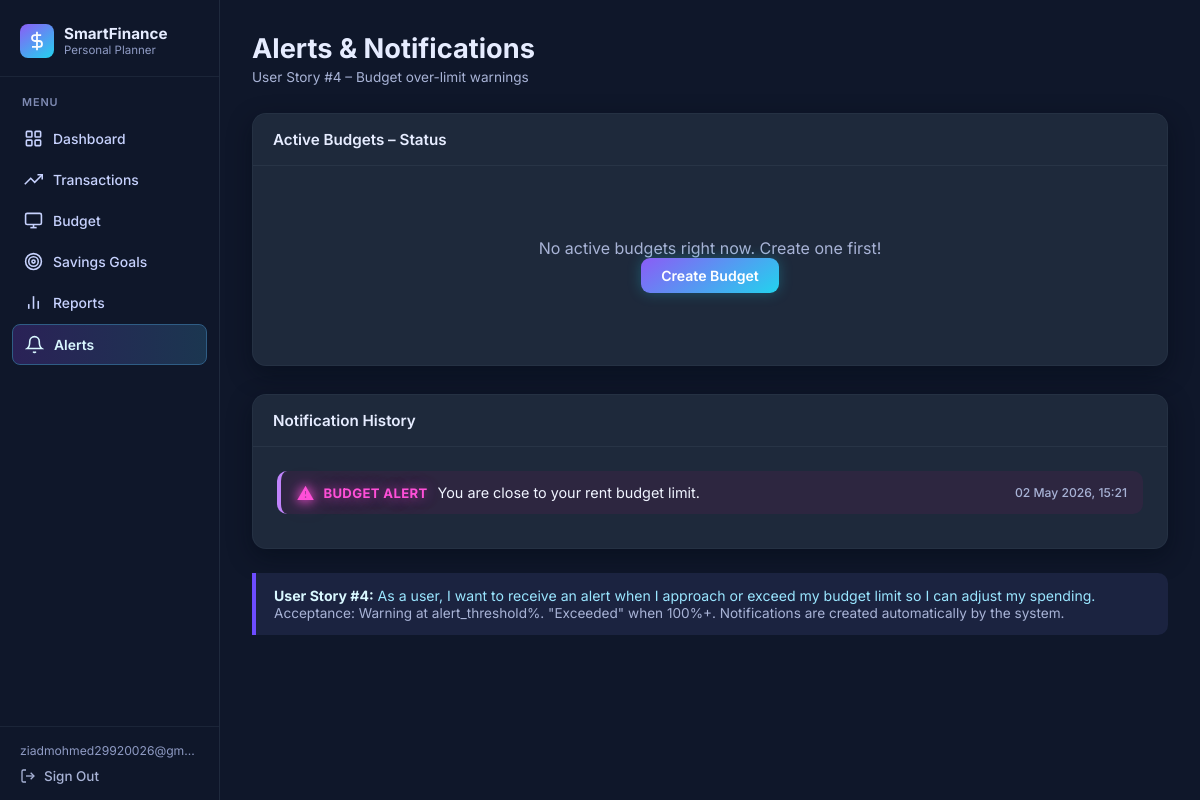
Screenshot of /alerts/ (signed in) with the database file from the repository.
### budget/models.py (models this page shows, shortened)
class Notification(models.Model):
    TYPE_CHOICES = [
        ('BUDGET_ALERT',    'Budget Alert'),
        ('BUDGET_EXCEEDED', 'Budget Exceeded'),
        ('GOAL_COMPLETED',  'Goal Completed'),
        ('INFO',            'Info'),
    ]
    user       = models.ForeignKey(User, on_delete=models.CASCADE)
    message    = models.TextField()
    notif_type = models.CharField(max_length=20, choices=TYPE_CHOICES, default='INFO')
    is_read    = models.BooleanField(default=False)
    created_at = models.DateTimeField(auto_now_add=True)
    class Meta:
        ordering = ['-created_at']

### budget/views.py (the view)
# urls.py: path('alerts/', views.alerts_view, name='alerts'),
@login_required
def alerts_view(request):
    today = timezone.localdate()
    notifications = Notification.objects.filter(user=request.user)
    notifications.filter(is_read=False).update(is_read=True)
    budgets = Budget.objects.filter(user=request.user, start_date__lte=today, end_date__gte=today)
    budget_statuses = [{'budget': b, 'status': b.check_limit(), 'percentage': b.get_percentage()} for b in budgets]
    return render(request, 'budget/alerts.html', {
        'notifications': notifications,
        'budget_statuses': budget_statuses,
    })

### budget/templates/budget/alerts.html (shortened to what this page needs)
{% extends 'budget/base.html' %}
{% block content %}
<div class="page-header">
    <div>
        <h2>Alerts &amp; Notifications</h2>
        <p>User Story #4 – Budget over-limit warnings</p>
    </div>
</div>
<div class="card" style="margin-bottom:28px;">
    <div class="card-header">Active Budgets – Status</div>
    <div class="card-body">
        {% if budget_statuses %}
            {% for item in budget_statuses %}
            <div class="active-budget-item" style="padding-bottom:14px; border-bottom:1px solid #2a3458;">
                <div class="active-budget-top">
                    <div class="active-budget-name">
                        <span>{{ item.budget.category }}</span>
                    </div>
                    <span class="active-budget-amount">Spent: {{ item.budget.spent_amount }} EGP</span>
                    <span class="active-budget-percent">{{ item.percentage }}%</span>
                </div>
                <div class="active-budget-bottom">
                    <div class="progress-wrap">
                        <div class="progress-bar progress-blue"
                             data-width="{{ item.percentage }}"></div>
                    </div>
                    {% if item.status == 'exceeded' %}
                        <span class="budget-chip budget-chip-high">Exceeded</span>
                    {% elif item.status == 'warning' %}
                        <span class="budget-chip budget-chip-medium">Warning</span>
                    {% else %}
                        <span class="budget-chip budget-chip-low">OK</span>
                    {% endif %}
                </div>
                <div style="display:flex; justify-content:flex-end; margin-top:6px; font-size:0.78rem; color:#9fb0d3;">
                    Limit: {{ item.budget.limit_amount }} EGP
                </div>
            </div>
            {% endfor %}
        {% else %}
            <div class="empty-state">
                <p>No active budgets right now. Create one first!</p>
                <a href="{% url 'create_budget' %}" class="btn btn-primary">Create Budget</a>
            </div>
        {% endif %}
    </div>
</div>
<div class="card">
    <div class="card-header">Notification History</div>
    <div class="card-body">
        {% if notifications %}
            {% for n in notifications %}
            <div class="alert notif-history-alert {% if 'exceeded' in n.message|lower %}alert-error{% else %}alert-warning{% endif %}"
                 style="margin-bottom:10px;">
                <span class="warning-triangle warning-triangle--inline" aria-hidden="true">&#9888;</span>
                <div class="notif-body">
                    <strong class="notif-type-line">{{ n.get_notif_type_display }}</strong>
                    <span class="notif-msg-line">{{ n.message }}</span>
                    <small class="text-muted notif-time">{{ n.created_at|date:"d M Y, H:i" }}</small>
                </div>
            </div>
            {% endfor %}
        {% else %}
            <p class="text-muted" style="text-align:center; padding:20px;">
                No notifications yet. They will appear here when you approach a budget limit.
            </p>
        {% endif %}
    </div>
</div>
<div class="info-box">
    <strong>User Story #4:</strong> As a user, I want to receive an alert when I approach
    or exceed my budget limit so I can adjust my spending.<br>
    <span class="text-muted">
        Acceptance: Warning at alert_threshold%. "Exceeded" when 100%+.
        Notifications are created automatically by the system.
    </span>
</div>
{% endblock %}

### budget/templates/budget/base.html (shortened to what this page needs)
<!DOCTYPE html>
<html lang="en">
<head>
</head>
<body>
{% if user.is_authenticated %}
<aside class="sidebar">
    <div class="sidebar-brand">
        <div class="brand-icon">
            <svg viewBox="0 0 24 24" fill="none" stroke="currentColor" stroke-width="2">
                <line x1="12" y1="1" x2="12" y2="23"/><path d="M17 5H9.5a3.5 3.5 0 0 0 0 7h5a3.5 3.5 0 0 1 0 7H6"/>
            </svg>
        </div>
        <div class="brand-text">
            <div class="brand-name">SmartFinance</div>
            <div class="brand-sub">Personal Planner</div>
        </div>
    </div>
    <nav class="sidebar-nav">
        <div class="nav-section-label">Menu</div>
        <a href="{% url 'dashboard' %}"
           class="nav-item {% if request.resolver_match.url_name == 'dashboard' %}active{% endif %}">
            <svg class="nav-icon" viewBox="0 0 24 24" fill="none" stroke="currentColor" stroke-width="2">
                <rect x="3" y="3" width="7" height="7" rx="1"/><rect x="14" y="3" width="7" height="7" rx="1"/>
                <rect x="14" y="14" width="7" height="7" rx="1"/><rect x="3" y="14" width="7" height="7" rx="1"/>
            </svg>
            Dashboard
        </a>
        <a href="{% url 'transaction_list' %}"
           class="nav-item {% if request.resolver_match.url_name == 'transaction_list' or request.resolver_match.url_name == 'add_transaction' %}active{% endif %}">
            <svg class="nav-icon" viewBox="0 0 24 24" fill="none" stroke="currentColor" stroke-width="2">
                <polyline points="23 6 13.5 15.5 8.5 10.5 1 18"/><polyline points="17 6 23 6 23 12"/>
            </svg>
            Transactions
        </a>
        <a href="{% url 'budget_list' %}"
           class="nav-item {% if request.resolver_match.url_name == 'budget_list' or request.resolver_match.url_name == 'create_budget' %}active{% endif %}">
            <svg class="nav-icon" viewBox="0 0 24 24" fill="none" stroke="currentColor" stroke-width="2">
                <rect x="2" y="3" width="20" height="14" rx="2"/><line x1="8" y1="21" x2="16" y2="21"/>
                <line x1="12" y1="17" x2="12" y2="21"/>
            </svg>
            Budget
        </a>
        <a href="{% url 'goals' %}"
           class="nav-item {% if request.resolver_match.url_name == 'goals' or request.resolver_match.url_name == 'contribute' %}active{% endif %}">
            <svg class="nav-icon" viewBox="0 0 24 24" fill="none" stroke="currentColor" stroke-width="2">
                <circle cx="12" cy="12" r="10"/><circle cx="12" cy="12" r="6"/><circle cx="12" cy="12" r="2"/>
            </svg>
            Savings Goals
        </a>
        <a href="{% url 'reports' %}"
           class="nav-item {% if request.resolver_match.url_name == 'reports' %}active{% endif %}">
            <svg class="nav-icon" viewBox="0 0 24 24" fill="none" stroke="currentColor" stroke-width="2">
                <line x1="18" y1="20" x2="18" y2="10"/><line x1="12" y1="20" x2="12" y2="4"/>
                <line x1="6" y1="20" x2="6" y2="14"/>
            </svg>
            Reports
        </a>
        <a href="{% url 'alerts' %}"
           class="nav-item {% if request.resolver_match.url_name == 'alerts' %}active{% endif %}">
            <svg class="nav-icon" viewBox="0 0 24 24" fill="none" stroke="currentColor" stroke-width="2">
                <path d="M18 8A6 6 0 0 0 6 8c0 7-3 9-3 9h18s-3-2-3-9"/>
                <path d="M13.73 21a2 2 0 0 1-3.46 0"/>
            </svg>
            Alerts
        </a>
    </nav>
    <div class="sidebar-footer">
        <div class="sidebar-user-name">{{ user.email|default:user.username }}</div>
        <a href="{% url 'logout' %}" class="sidebar-signout">
            <svg width="16" height="16" viewBox="0 0 24 24" fill="none" stroke="currentColor" stroke-width="2">
                <path d="M9 21H5a2 2 0 0 1-2-2V5a2 2 0 0 1 2-2h4"/>
                <polyline points="16 17 21 12 16 7"/><line x1="21" y1="12" x2="9" y2="12"/>
            </svg>
            Sign Out
        </a>
    </div>
</aside>
<div class="main-wrapper">
{% endif %}
<main>
    {% block content %}{% endblock %}
</main>
{% if user.is_authenticated %}
</div>
{% else %}
</div>
{% endif %}
</body>
</html>

### rows the page displays
Notification: notif_type "BUDGET ALERT", message "You are close to your rent budget limit.", created_at "02 May 2026, 15:21"

### other values shown
{{ user.email|default:user.username }} "ziadmohmed29920026@gm…"
